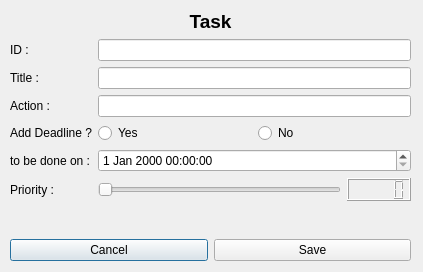
<?xml version="1.0" encoding="UTF-8"?>
<ui version="4.0">
 <class>V_TaskForm</class>
 <widget class="QDialog" name="V_TaskForm">
  <property name="geometry">
   <rect>
    <x>0</x>
    <y>0</y>
    <width>423</width>
    <height>272</height>
   </rect>
  </property>
  <property name="windowTitle">
   <string>Dialog</string>
  </property>
  <widget class="QWidget" name="verticalLayoutWidget">
   <property name="geometry">
    <rect>
     <x>10</x>
     <y>10</y>
     <width>401</width>
     <height>251</height>
    </rect>
   </property>
   <layout class="QVBoxLayout" name="verticalLayout">
    <item>
     <layout class="QFormLayout" name="formLayout">
      <item row="1" column="0" colspan="2">
       <widget class="QLabel" name="labelWindowTitle">
        <property name="font">
         <font>
          <pointsize>14</pointsize>
          <weight>75</weight>
          <bold>true</bold>
         </font>
        </property>
        <property name="text">
         <string>Task</string>
        </property>
        <property name="alignment">
         <set>Qt::AlignCenter</set>
        </property>
       </widget>
      </item>
      <item row="3" column="0">
       <widget class="QLabel" name="iDLabel">
        <property name="text">
         <string>ID :</string>
        </property>
       </widget>
      </item>
      <item row="3" column="1">
       <widget class="QLineEdit" name="iDLineEdit">
        <property name="readOnly">
         <bool>true</bool>
        </property>
       </widget>
      </item>
      <item row="4" column="0">
       <widget class="QLabel" name="titleLabel">
        <property name="text">
         <string>Title :</string>
        </property>
       </widget>
      </item>
      <item row="4" column="1">
       <widget class="QLineEdit" name="titleLineEdit"/>
      </item>
      <item row="5" column="0">
       <widget class="QLabel" name="actionLabel">
        <property name="text">
         <string>Action :</string>
        </property>
       </widget>
      </item>
      <item row="5" column="1">
       <widget class="QLineEdit" name="actionLineEdit"/>
      </item>
      <item row="10" column="1">
       <layout class="QHBoxLayout" name="priorityLayout">
        <item>
         <widget class="QSlider" name="prioritySlider">
          <property name="orientation">
           <enum>Qt::Horizontal</enum>
          </property>
         </widget>
        </item>
        <item>
         <widget class="QLCDNumber" name="lcdNumber"/>
        </item>
       </layout>
      </item>
      <item row="10" column="0">
       <widget class="QLabel" name="priorityLabel">
        <property name="text">
         <string>Priority :</string>
        </property>
       </widget>
      </item>
      <item row="6" column="1">
       <layout class="QHBoxLayout" name="horizontalLayout_3">
        <item>
         <widget class="QRadioButton" name="yesBtn">
          <property name="text">
           <string>Yes</string>
          </property>
         </widget>
        </item>
        <item>
         <widget class="QRadioButton" name="noBtn">
          <property name="text">
           <string>No</string>
          </property>
         </widget>
        </item>
       </layout>
      </item>
      <item row="8" column="1">
       <widget class="QDateTimeEdit" name="toBeDoneOnDateTimeEdit">
        <property name="enabled">
         <bool>true</bool>
        </property>
       </widget>
      </item>
      <item row="8" column="0">
       <widget class="QLabel" name="toBeDoneOnLabel_2">
        <property name="text">
         <string>to be done on :</string>
        </property>
       </widget>
      </item>
      <item row="6" column="0">
       <widget class="QLabel" name="label">
        <property name="text">
         <string>Add Deadline ?</string>
        </property>
       </widget>
      </item>
     </layout>
    </item>
    <item>
     <layout class="QHBoxLayout" name="horizontalLayout">
      <item>
       <widget class="QPushButton" name="btnCancel">
        <property name="text">
         <string>Cancel</string>
        </property>
       </widget>
      </item>
      <item>
       <widget class="QPushButton" name="btnSave">
        <property name="text">
         <string>Save</string>
        </property>
       </widget>
      </item>
     </layout>
    </item>
   </layout>
  </widget>
 </widget>
 <resources/>
 <connections/>
</ui>
